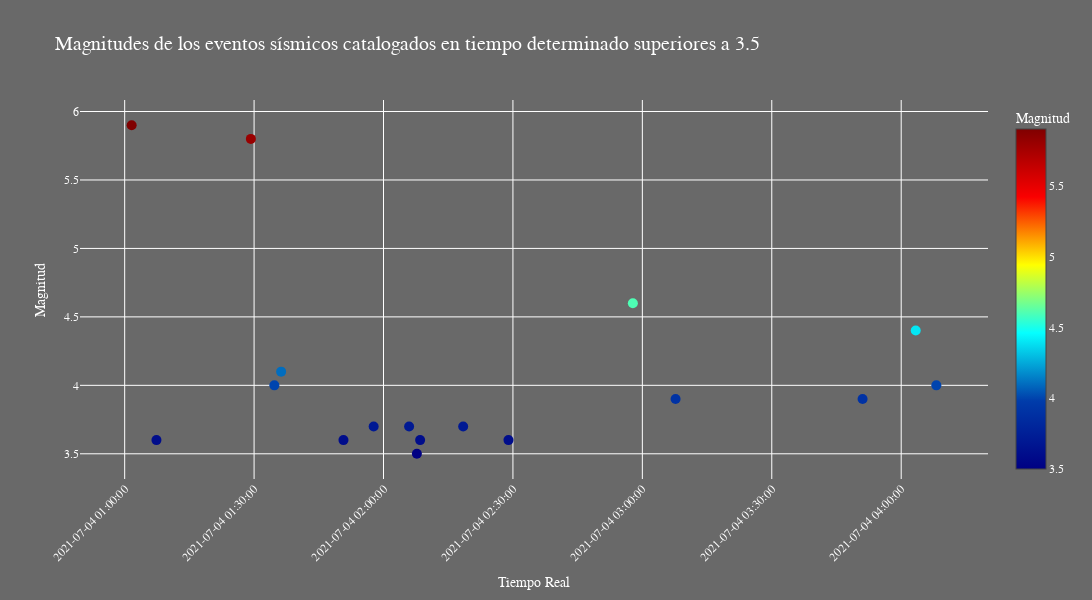

This figure's notebook cell:
### Code cell
# Leer magnitudes
magnitudes_real = []
with open('times_events_24hrs.txt', 'r') as f:
    reader = csv.DictReader(f)
    for row in reader:
        magnitudes_real.append(float(row['Magnitud']))

# Utilizar una paleta de colores
cmap = sns.color_palette("viridis", as_cmap=True)

# Crear un objeto de figura de Plotly
fig_magnitud = go.Figure()

# Agregar la traza de dispersión al objeto de figura
fig_magnitud.add_trace(go.Scatter(
    x=tiempos_reales,
    y=magnitudes_real,
    mode='markers',
    name='Magnitudes',
    marker=dict(
        color=magnitudes_real,
        colorscale='Jet',
        size=10,
        colorbar=dict(
            title='Magnitud',
        )
    )
))

# Personalizar diseño
fig_magnitud.update_layout(
    title='Magnitudes de los eventos sísmicos catalogados en tiempo determinado superiores a 3.5',
    xaxis_title='Tiempo Real',
    xaxis=dict(
        tickformat='%Y-%m-%d %H:%M:%S',
        tickangle=-45,
        type='date'
    ),
    yaxis_title='Magnitud',
    font=dict(family="Arial", size=12, color="white"),
    height=600,  # Ajustar la altura del gráfico
    width=1300,    # Ajustar el ancho del gráfico
    paper_bgcolor='dimgray',      # Cambiar el color de fondo del gráfico
    plot_bgcolor='dimgray',       # Cambiar el color de fondo de la trama
    title_font=dict(size=20, color="white")  # Ajustar el tamaño y color del título
)

# Mostrar gráfico interactivo
fig_magnitud.show()

### Figure 1 — Plotly figure (JSON) as saved in the notebook; plotly's stock layout.template omitted (floating-point values rounded to 4 significant figures)
{"data": [{"marker": {"color": [5.9, 3.6, 5.8, 4, 4.1, 3.6, 3.7, 3.7, 3.5, 3.6, 3.7, 3.6, 4.6, 3.9, 3.9, 4.4, 4, 3.9, 3.7, 3.9, 4.6, 4.3, 4, 3.8, 4.4], "colorbar": {"title": {"text": "Magnitud"}}, "colorscale": [[0, "rgb(0,0,131)"], [0.2, "rgb(0,60,170)"], [0.4, "rgb(5,255,255)"], [0.6, "rgb(255,255,0)"], [0.8, "rgb(250,0,0)"], [1, "rgb(128,0,0)"]], "size": 10}, "mode": "markers", "name": "Magnitudes", "type": "scatter", "x": ["2021-07-04T01:01:37", "2021-07-04T01:07:22", "2021-07-04T01:29:15", "2021-07-04T01:34:42", "2021-07-04T01:36:16", "2021-07-04T01:50:43", "2021-07-04T01:57:43", "2021-07-04T02:05:56", "2021-07-04T02:07:44", "2021-07-04T02:08:29", "2021-07-04T02:18:28", "2021-07-04T02:28:58", "2021-07-04T02:57:48", "2021-07-04T03:07:42", "2021-07-04T03:51:03", "2021-07-04T04:03:22", "2021-07-04T04:08:09"], "y": [5.9, 3.6, 5.8, 4, 4.1, 3.6, 3.7, 3.7, 3.5, 3.6, 3.7, 3.6, 4.6, 3.9, 3.9, 4.4, 4, 3.9, 3.7, 3.9, 4.6, 4.3, 4, 3.8, 4.4]}], "layout": {"font": {"color": "white", "family": "Arial", "size": 12}, "height": 600, "paper_bgcolor": "dimgray", "plot_bgcolor": "dimgray", "title": {"font": {"color": "white", "size": 20}, "text": "Magnitudes de los eventos sísmicos catalogados en tiempo determinado superiores a 3.5"}, "width": 1300, "xaxis": {"tickangle": -45, "tickformat": "%Y-%m-%d %H:%M:%S", "title": {"text": "Tiempo Real"}, "type": "date"}, "yaxis": {"title": {"text": "Magnitud"}}}}
